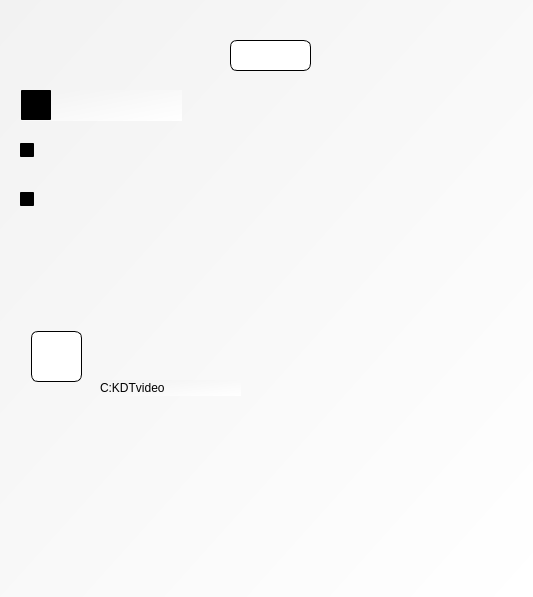
<?xml version="1.0" encoding="UTF-8"?>
<ui version="4.0">
 <class>setting</class>
 <widget class="QDialog" name="setting">
  <property name="windowModality">
   <enum>Qt::ApplicationModal</enum>
  </property>
  <property name="geometry">
   <rect>
    <x>0</x>
    <y>0</y>
    <width>533</width>
    <height>597</height>
   </rect>
  </property>
  <property name="windowTitle">
   <string>setting</string>
  </property>
  <property name="styleSheet">
   <string notr="true">background-color: qlineargradient(spread:pad, x1:0, y1:0, x2:1, y2:1, stop:0 rgba(242, 242, 242, 255), stop:1 rgba(255, 255, 255, 255));</string>
  </property>
  <widget class="QPushButton" name="video_before_button_2">
   <property name="geometry">
    <rect>
     <x>31</x>
     <y>331</y>
     <width>51</width>
     <height>51</height>
    </rect>
   </property>
   <property name="sizePolicy">
    <sizepolicy hsizetype="Preferred" vsizetype="Preferred">
     <horstretch>0</horstretch>
     <verstretch>0</verstretch>
    </sizepolicy>
   </property>
   <property name="maximumSize">
    <size>
     <width>51</width>
     <height>16777215</height>
    </size>
   </property>
   <property name="styleSheet">
    <string notr="true">QPushButton{background-color: #ffffff;
selection-color: #ffffff;
color: #ffffff;

border: 1px solid  #000000;
border-radius: 7px;
padding-right: 5px; 
padding-left: 5px;
padding-top: 5px;
padding-bottom: 5px;
}

QPushButton:hover
{
	background-color: #F28B30;
	border: 1px solid  #000000;
}</string>
   </property>
   <property name="text">
    <string/>
   </property>
   <property name="icon">
    <iconset resource="resources_setting.qrc">
     <normaloff>:/file/img/open-folder.png</normaloff>:/file/img/open-folder.png</iconset>
   </property>
   <property name="iconSize">
    <size>
     <width>20</width>
     <height>20</height>
    </size>
   </property>
  </widget>
  <widget class="QCheckBox" name="checkBox_3">
   <property name="geometry">
    <rect>
     <x>20</x>
     <y>179</y>
     <width>121</width>
     <height>41</height>
    </rect>
   </property>
   <property name="styleSheet">
    <string notr="true">background-color: qlineargradient(spread:pad, x1:0, y1:0, x2:0, y2:0, stop:0 rgba(0, 0, 0, 0), stop:1 rgba(255, 255, 255, 255));</string>
   </property>
   <property name="text">
    <string/>
   </property>
   <property name="icon">
    <iconset resource="resources_setting.qrc">
     <normaloff>:/bump/img/충돌.png</normaloff>:/bump/img/충돌.png</iconset>
   </property>
   <property name="iconSize">
    <size>
     <width>128</width>
     <height>128</height>
    </size>
   </property>
  </widget>
  <widget class="QLabel" name="label_6">
   <property name="geometry">
    <rect>
     <x>100</x>
     <y>380</y>
     <width>141</width>
     <height>16</height>
    </rect>
   </property>
   <property name="text">
    <string>C:KDTvideo</string>
   </property>
  </widget>
  <widget class="QCheckBox" name="checkBox_2">
   <property name="geometry">
    <rect>
     <x>20</x>
     <y>130</y>
     <width>221</width>
     <height>41</height>
    </rect>
   </property>
   <property name="styleSheet">
    <string notr="true">background-color: qlineargradient(spread:pad, x1:0, y1:0, x2:0, y2:0, stop:0 rgba(0, 0, 0, 0), stop:1 rgba(255, 255, 255, 255));</string>
   </property>
   <property name="text">
    <string/>
   </property>
   <property name="icon">
    <iconset resource="resources_setting.qrc">
     <normaloff>:/area/img/위험구역_35.png</normaloff>:/area/img/위험구역_35.png</iconset>
   </property>
   <property name="iconSize">
    <size>
     <width>128</width>
     <height>128</height>
    </size>
   </property>
  </widget>
  <widget class="QLabel" name="label_4">
   <property name="geometry">
    <rect>
     <x>21</x>
     <y>261</y>
     <width>401</width>
     <height>51</height>
    </rect>
   </property>
   <property name="styleSheet">
    <string notr="true">background-color: qlineargradient(spread:pad, x1:0, y1:0, x2:0, y2:0, stop:0 rgba(0, 0, 0, 0), stop:1 rgba(255, 255, 255, 255));</string>
   </property>
   <property name="text">
    <string>&lt;html&gt;&lt;head/&gt;&lt;body&gt;&lt;p&gt;&lt;img src=&quot;:/alarm/img/파일_50.png&quot;/&gt;&lt;/p&gt;&lt;/body&gt;&lt;/html&gt;</string>
   </property>
  </widget>
  <widget class="QLabel" name="label_5">
   <property name="geometry">
    <rect>
     <x>100</x>
     <y>330</y>
     <width>81</width>
     <height>41</height>
    </rect>
   </property>
   <property name="styleSheet">
    <string notr="true">background-color: qlineargradient(spread:pad, x1:0, y1:0, x2:0, y2:0, stop:0 rgba(0, 0, 0, 0), stop:1 rgba(255, 255, 255, 255));</string>
   </property>
   <property name="text">
    <string>&lt;html&gt;&lt;head/&gt;&lt;body&gt;&lt;p&gt;&lt;img src=&quot;:/file/img/현재_35.png&quot;/&gt;&lt;/p&gt;&lt;/body&gt;&lt;/html&gt;</string>
   </property>
  </widget>
  <widget class="QCheckBox" name="checkBox">
   <property name="geometry">
    <rect>
     <x>21</x>
     <y>90</y>
     <width>161</width>
     <height>31</height>
    </rect>
   </property>
   <property name="styleSheet">
    <string notr="true">background-color: qlineargradient(spread:pad, x1:0, y1:0, x2:0, y2:0, stop:0 rgba(0, 0, 0, 0), stop:1 rgba(255, 255, 255, 255));

QCheckBox {
    spacing: 5px;
}

QCheckBox::indicator {
    width: 30px;
    height: 30px;
}</string>
   </property>
   <property name="text">
    <string/>
   </property>
   <property name="icon">
    <iconset resource="resources_setting.qrc">
     <normaloff>:/hat/img/안전모 유무.png</normaloff>:/hat/img/안전모 유무.png</iconset>
   </property>
   <property name="iconSize">
    <size>
     <width>128</width>
     <height>128</height>
    </size>
   </property>
  </widget>
  <widget class="QLabel" name="label">
   <property name="geometry">
    <rect>
     <x>20</x>
     <y>20</y>
     <width>191</width>
     <height>51</height>
    </rect>
   </property>
   <property name="minimumSize">
    <size>
     <width>54</width>
     <height>12</height>
    </size>
   </property>
   <property name="styleSheet">
    <string notr="true">background-color: qlineargradient(spread:pad, x1:0, y1:0, x2:0, y2:0, stop:0 rgba(0, 0, 0, 0), stop:1 rgba(255, 255, 255, 255));</string>
   </property>
   <property name="text">
    <string>&lt;html&gt;&lt;head/&gt;&lt;body&gt;&lt;p&gt;&lt;img src=&quot;:/alarm/img/알람설정_50.png&quot;/&gt;&lt;/p&gt;&lt;/body&gt;&lt;/html&gt;</string>
   </property>
  </widget>
  <widget class="QPushButton" name="pushButton_3">
   <property name="geometry">
    <rect>
     <x>230</x>
     <y>40</y>
     <width>81</width>
     <height>31</height>
    </rect>
   </property>
   <property name="styleSheet">
    <string notr="true">QPushButton{background-color: #ffffff;
selection-color: #ffffff;
color: #ffffff;

border: 1px solid  #000000;
border-radius: 7px;
padding-right: 5px; 
padding-left: 5px;
padding-top: 5px;
padding-bottom: 5px;
}

QPushButton:hover
{
	background-color: #F28B30;
	border: 1px solid  #000000;
}</string>
   </property>
   <property name="text">
    <string/>
   </property>
   <property name="icon">
    <iconset resource="resources_setting.qrc">
     <normaloff>:/rag/img/초기화_24.png</normaloff>:/rag/img/초기화_24.png</iconset>
   </property>
   <property name="iconSize">
    <size>
     <width>64</width>
     <height>64</height>
    </size>
   </property>
  </widget>
 </widget>
 <resources>
  <include location="resources_setting.qrc"/>
 </resources>
 <connections/>
</ui>
